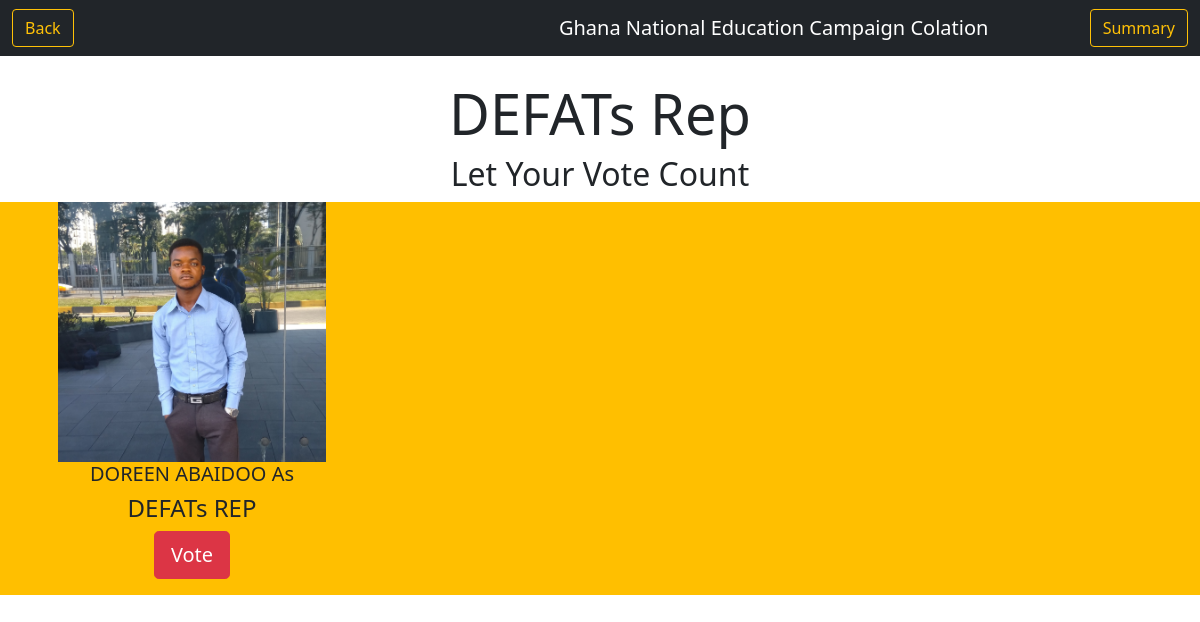
Page /position5/ (signed in) on the committed database.
### vote/models.py (models this page shows, shortened)
class User(AbstractUser):
    position = models.ForeignKey(Position, null=True, on_delete=models.CASCADE)
    image = models.ImageField(upload_to='profiles', null=True, blank=True)
    created_at = models.DateTimeField(auto_now_add=True)
    updated_at = models.DateTimeField(auto_now=True)

class Position(models.Model):
    name = models.CharField(max_length=150)
    created_at = models.DateTimeField(auto_now_add=True)
    def __str__(self):
        return self.name

### vote/views.py (the view)
# urls.py: path('position5/', views.position5, name='position5'),
@login_required(login_url='login')
def position5(request):
    p5 = User.objects.filter(position_id=5)
    return render(request, 'vote/position5.html', {'np': p5})

### vote/templates/vote/position5.html (shortened to what this page needs)
<!Doctype html>
<html lang="en">
  <head>
<link href="https://cdn.jsdelivr.net/npm/bootstrap@5.0.0/dist/css/bootstrap.min.css" rel="stylesheet">
</head>
<body>
    <nav class="navbar navbar-expand-md navbar-dark bg-dark mb-4">
      <div class="container-fluid" >
          <a class="btn btn-outline-warning my-2 my-sm-0" href="{% url 'position4' %}">Back</a>
          <a  class="navbar-brand" href="#">Ghana National  Education Campaign Colation</a>
          <a class="btn btn-outline-warning my-2 my-sm-0" href="{% url 'summary' %}">Summary</a>
      </div>
    </nav>
   <div class="jumbotron jumbotron-fluid">
      <div class="container">
        <h1 class="display-4" style="text-align: center">DEFATs Rep</h1>
        <h2 style="text-align: center">Let Your Vote Count</h2>
      </div>
   </div>
<div class="row">
    {% for p in np %}
        <div class="col-md-4">
            <div class="profile-img">
                <img src="{{ p.image.url}}" alt="connect">
                <h5>{{ p.first_name }} {{ p.last_name }} As</h5>
           <h4>{{ p.position }}</h4>
           <p>
              <a type="button" href="/vote/{{ p.pk }}/{{ p.position.pk }}" class="btn btn-danger btn-lg">Vote</a>
           </p>
       </div>
    </div>
    {% endfor %}
</div>
 </body>
</html>

### vote/templates/vote/position5.html (style rules this page uses)
.navbar-brand { padding-left: 400px; }
.profile-img { text-align: center; }
.profile-img img { width: 70%; height: 100%; }
.row { background-color: #ffbf00; }

### rows in the picture
User: image (picture), first_name "DOREEN", last_name "ABAIDOO", position "DEFATs REP"
